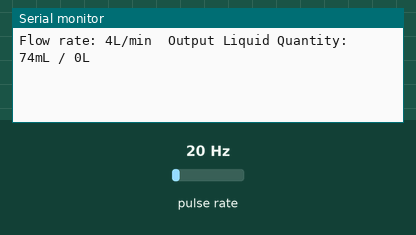
Bench run of a sketch on a simulated ESP8266 (NodeMCU). Parts: the last lines printed to the serial monitor. Wiring (inferred from the names in the program): pulse sensor: data GPIO 2. The test bench sets the inputs (shaded band); at power-on: pulse rate 20 Hz.

Above: at 1.2 s.
1.3 s: pulse rate (sensor on GPIO 2) set to 4 Hz
At 2.5 s:
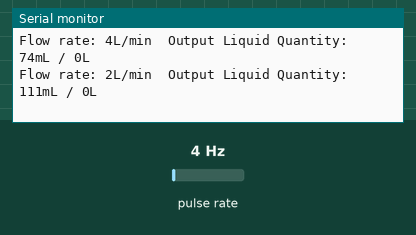
2.8 s: pulse rate (sensor on GPIO 2) set to 50 Hz
At 3.8 s:
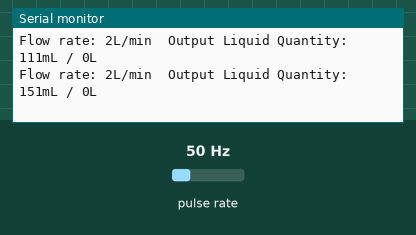
Timing chart, 0 to 5.8 s (numbered marks = the images above; inputs shaded):
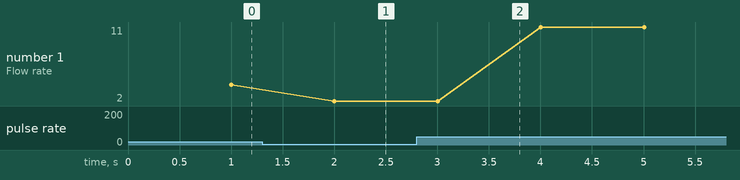

Measured:
- after the input at 1.3 s, the serial monitor: prints a new line after 0.70 s (image 1)
- after the input at 2.8 s, the serial monitor: prints a new line after 0.20 s (image 2)
- plotted number 1: 4 → 2 after the input at 1.3 s, 2 → 11 after the input at 2.8 s

The sketch:

arduino.ino
```cpp
#include <ThingerESP8266.h>
#include <ESP8266WiFi.h>
#define USERNAME "Thinger.IO username"
#define DEVICE_ID "NodeMCU"
#define DEVICE_CREDENTIAL "QKAZTR63eq%O!6$G(From Thinger.Io)"
#define SSID "Your Wifi Name"
#define SSID_PASSWORD "Your Wifi Password"
//D4 I/O pin of ESP8266MOD
#define SENSOR 2
ThingerESP8266 thing(USERNAME, DEVICE_ID, DEVICE_CREDENTIAL);
long currentMillis = 0;
long previousMillis = 0;
int interval = 1000;
//boolean ledState = LOW;
float calibrationFactor = 4.5;
volatile byte pulseCount;
byte pulse1Sec = 0;
float flowRate;
unsigned int flowMilliLitres;
unsigned long totalMilliLitres;
void IRAM_ATTR pulseCounter()
{
  pulseCount++;
}
void setup()
{
  Serial.begin(115200);
  thing.add_wifi(SSID, SSID_PASSWORD);
  pinMode(SENSOR, INPUT_PULLUP);
  pulseCount = 0;
  flowRate = 0.0;
  flowMilliLitres = 0;
  totalMilliLitres = 0;
  previousMillis = 0;
  attachInterrupt(digitalPinToInterrupt(SENSOR), pulseCounter, FALLING);
}
void loop()
{
  currentMillis = millis();
  if (currentMillis - previousMillis > interval) {
    pulse1Sec = pulseCount;
    pulseCount = 0;
    flowRate = ((1000.0 / (millis() - previousMillis)) * pulse1Sec) / calibrationFactor;
    previousMillis = millis();
    flowMilliLitres = (flowRate / 60) * 1000;
    totalMilliLitres += flowMilliLitres;
    // Print the flow rate for this second in litres / minute
    Serial.print("Flow rate: ");
    Serial.print(int(flowRate));  // Print the integer part of the variable
    Serial.print("L/min");
    Serial.print("\t");       // Print tab space
    // Print the cumulative total of litres flowed since starting
    Serial.print("Output Liquid Quantity: ");
    Serial.print(totalMilliLitres);
    Serial.print("mL / ");
    Serial.print(totalMilliLitres / 1000);
    Serial.println("L");
    thing["data"] >> [](pson& out){
    out["Flow Rate"] = flowRate;
    out["Total"]= totalMilliLitres;
     };
    thing.handle();
    thing.stream(thing["data"]);
  }
}
```
